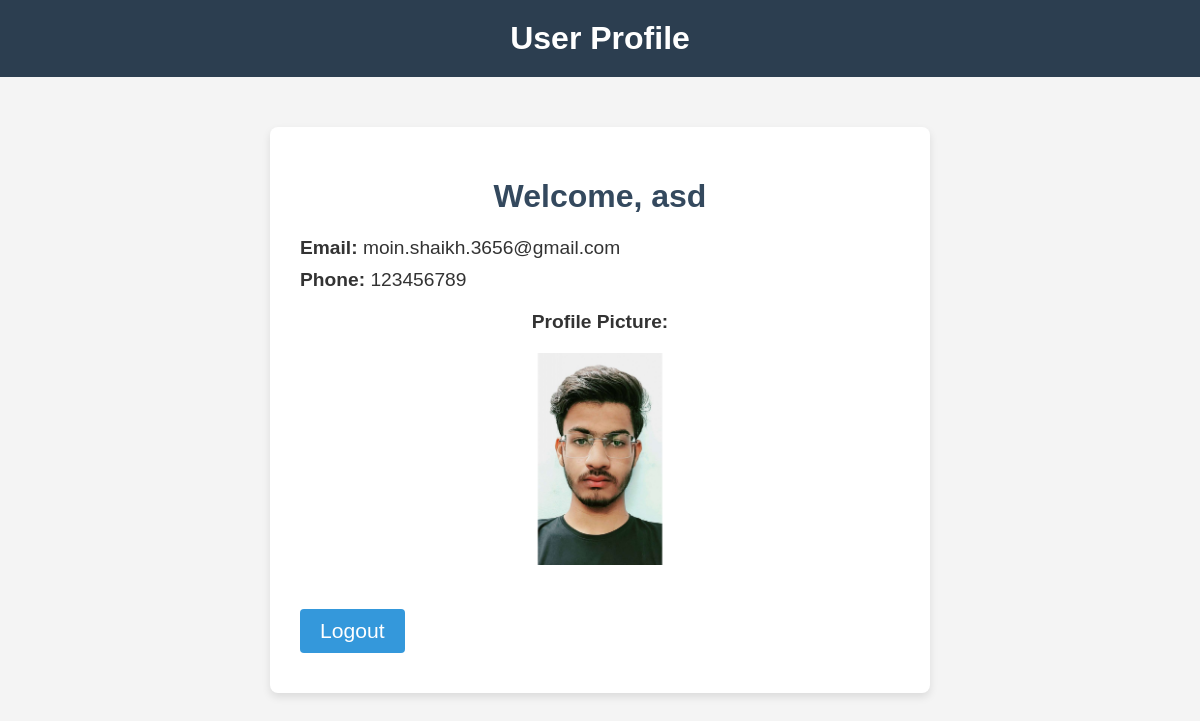
Screenshot of /user/profile/ (signed in) with the database file from the repository.
### user/models.py (models this page shows)
class CustomUser(AbstractUser):
    phone = models.CharField(max_length=15, blank=True, null=True)
    profile_picture = models.ImageField(upload_to='profile_pics/', blank=True, null=True)

### user/views.py (the view)
# urls.py: path('profile/', views.profile_view, name='profile'),
@login_required
def profile_view(request):
    user = request.user  # Get the currently logged-in user
    return render(request, 'user/profile.html', {'user': user})

### user/templates/user/profile.html (shortened to what this page needs)
<!DOCTYPE html>
<html lang="en">
<head>
</head>
<body>
    <header>
        <h1>User Profile</h1>
    </header>
    <div class="profile-container">
        <h1>Welcome, {{ user.username }}</h1>
        <div class="profile-info">
            <p><strong>Email:</strong> {{ user.email }}</p>
            <p><strong>Phone:</strong> {{ user.phone }}</p>
        </div>
        <div class="profile-picture">
            {% if user.profile_picture %}
                <p><strong>Profile Picture:</strong></p>
                <img src="{{ user.profile_picture.url }}" alt="Profile Picture" width="150">
            {% else %}
                <p>No profile picture uploaded.</p>
            {% endif %}
        </div>
        <p><a href="{% url 'logout' %}">Logout</a></p>
    </div>
</body>
</html>

### user/templates/user/profile.html (style rules this page uses)
body { font-family: Arial, sans-serif; background-color: #f4f4f4; margin: 0; padding: 0; color: #333; }
header { background-color: #2c3e50; color: #fff; padding: 20px; text-align: center; }
header h1 { margin: 0; font-size: 2em; }
.profile-container { max-width: 600px; margin: 50px auto; padding: 30px; background-color: #fff; border-radius: 8px; box-shadow: 0 4px 8px rgba(0, 0, 0, 0.1); }
.profile-container h1 { text-align: center; color: #34495e; }
.profile-container p { font-size: 1.2em; margin: 10px 0; }
.profile-container img { border-radius: 50%; margin-top: 10px; }
.profile-container a { display: inline-block; padding: 10px 20px; background-color: #3498db; color: white; text-decoration: none; border-radius: 4px; font-size: 1.1em; text-align: center; margin-top: 20px; }
.profile-picture { text-align: center; margin-bottom: 20px; }
.profile-picture img { max-width: 150px; border-radius: 8px; }
.profile-info { margin: 20px 0; }

### rows the page displays
CustomUser: username "asd", email "moin.shaikh.3656@gmail.com", phone "123456789", profile_picture (picture)
